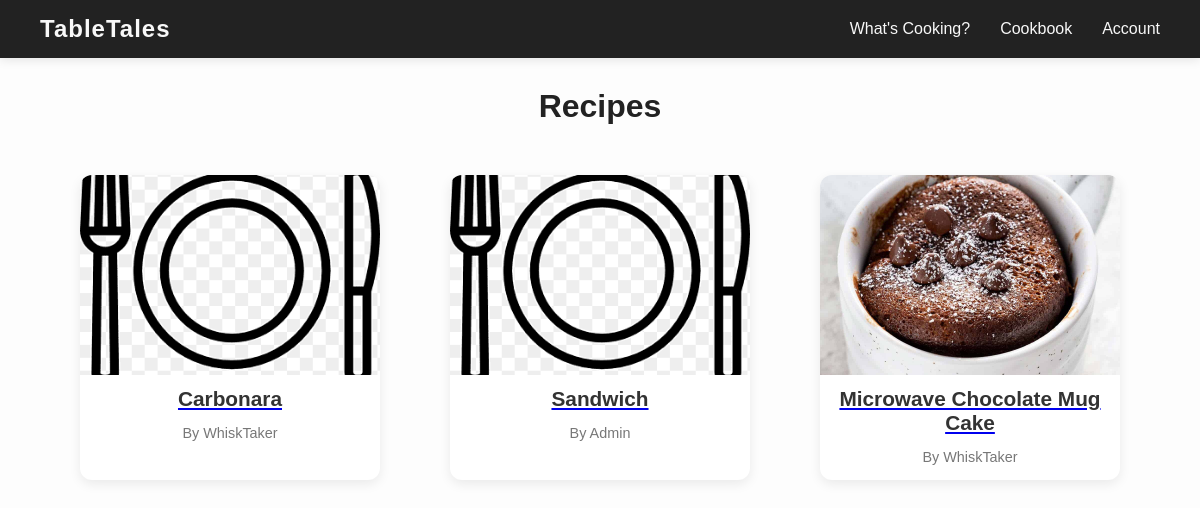
The page / on the database its author committed.
### tabletales/models.py (models this page shows, shortened)
class Recipe(models.Model):
    title = models.CharField(max_length=200)
    author = models.ForeignKey(User, on_delete=models.CASCADE)
    description = models.TextField(blank=True)  # optional short summary
    image = models.ImageField(upload_to='recipes/', default='recipes/default.png', blank=True, null=True)
    instructions = models.TextField(help_text="Enter each step on a new line")
    created_on = models.DateTimeField(auto_now_add=True)
    favorited_by = models.ManyToManyField(User, related_name='favorite_recipes', blank=True)
    class Meta:
        ordering = ['-created_on']

### tabletales/views.py (the view)
# urls.py: path('', views.recipe_list, name='recipe_list'),
def recipe_list(request):
    recipes = Recipe.objects.all()
    return render(request, 'recipe_list.html', {'recipes': recipes})

### tabletales/templates/recipe_list.html
{% extends "base.html" %}
{% load static %}
{% block content %}
<h1 class="page-title">Recipes</h1>
<div class="recipe-grid">
  {% for recipe in recipes %}
    <div class="recipe-card">
      <a href="{% url 'recipe_detail' recipe.pk %}">
        {% if recipe.image %}
          <img src="{{ recipe.image.url }}" alt="{{ recipe.title }}" class="recipe-image">
        {% else %}
          <img src="{% static 'images/default_recipe.png' %}" alt="Default image" class="recipe-image">
        {% endif %}
        <h2 class="recipe-title">{{ recipe.title }}</h2>
      </a>
      <p class="recipe-author">By {{ recipe.author.username }}</p>
    </div>
  {% empty %}
    <p>No recipes yet!</p>
  {% endfor %}
</div>
{% endblock %}

### tabletales/static/css/style.css (style rules this page uses)
body { margin: 0; font-family: "Poppins", sans-serif; background-color: #fdfdfd; color: #333; }
.page-title { text-align: center; font-size: 2rem; margin: 30px 0 10px; color: #222; }
.recipe-grid { display: grid; grid-template-columns: repeat(auto-fit, minmax(250px, 1fr)); gap: 30px; padding: 40px 60px; justify-items: center; }
.recipe-card { background: #fff; border-radius: 12px; box-shadow: 0 4px 12px rgba(0, 0, 0, 0.08); overflow: hidden; text-align: center; transition: transform 0.2s ease, box-shadow 0.2s ease; width: 100%; max-width: 300px; }
.recipe-image { width: 100%; height: 200px; object-fit: cover; display: block; }
.recipe-title { font-size: 1.3rem; color: #333; margin: 12px 0 5px; text-decoration: none; }
.recipe-author { font-size: 0.9rem; color: #777; margin-bottom: 15px; }

### rows shown on the page
Recipe: title "Carbonara", author.username "WhiskTaker"
Recipe: title "Sandwich", author.username "Admin"
Recipe: image (picture), title "Microwave Chocolate Mug Cake", author.username "WhiskTaker"
